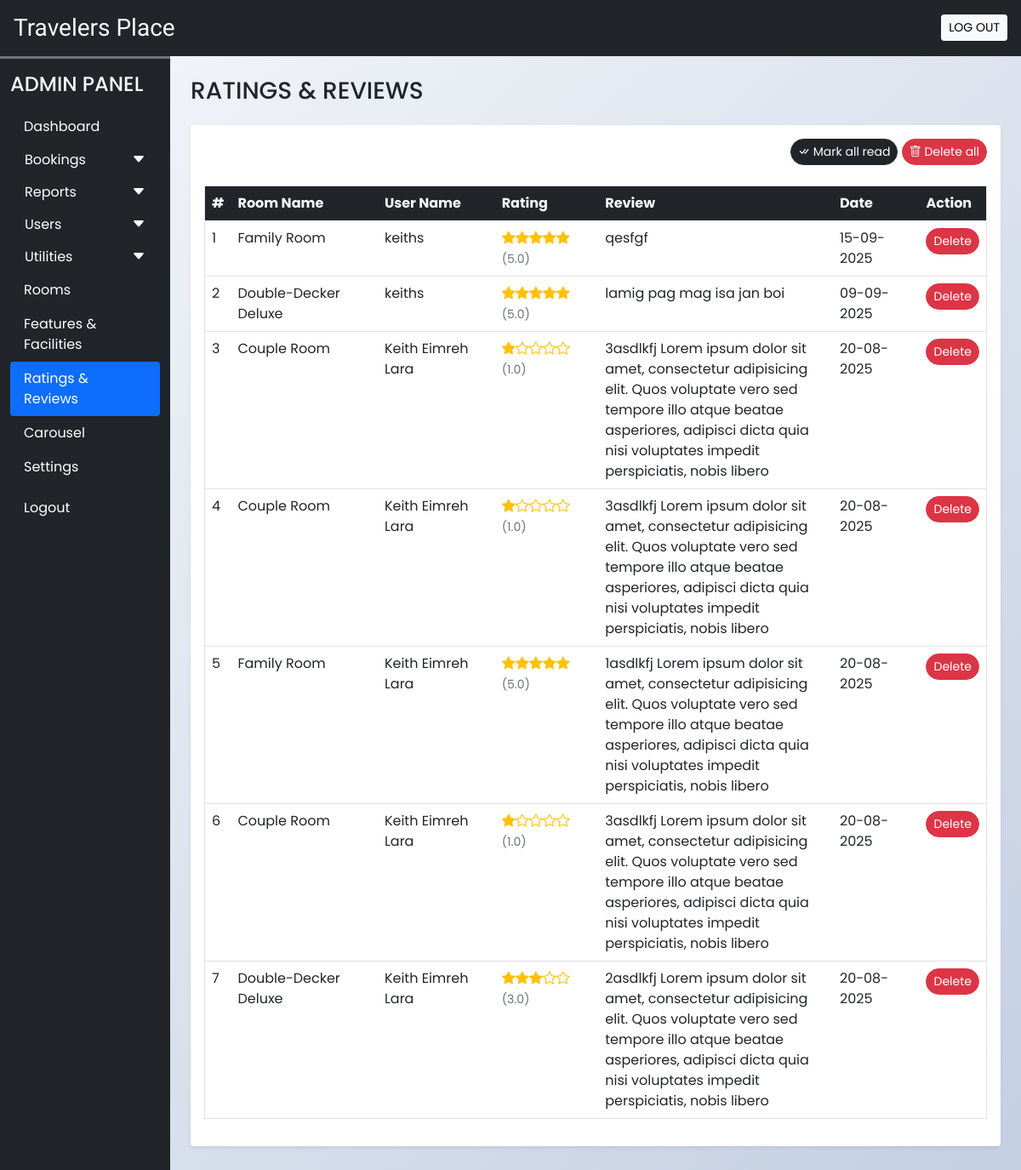
Before: /admin/rate_review.php (signed in) with the older database file.
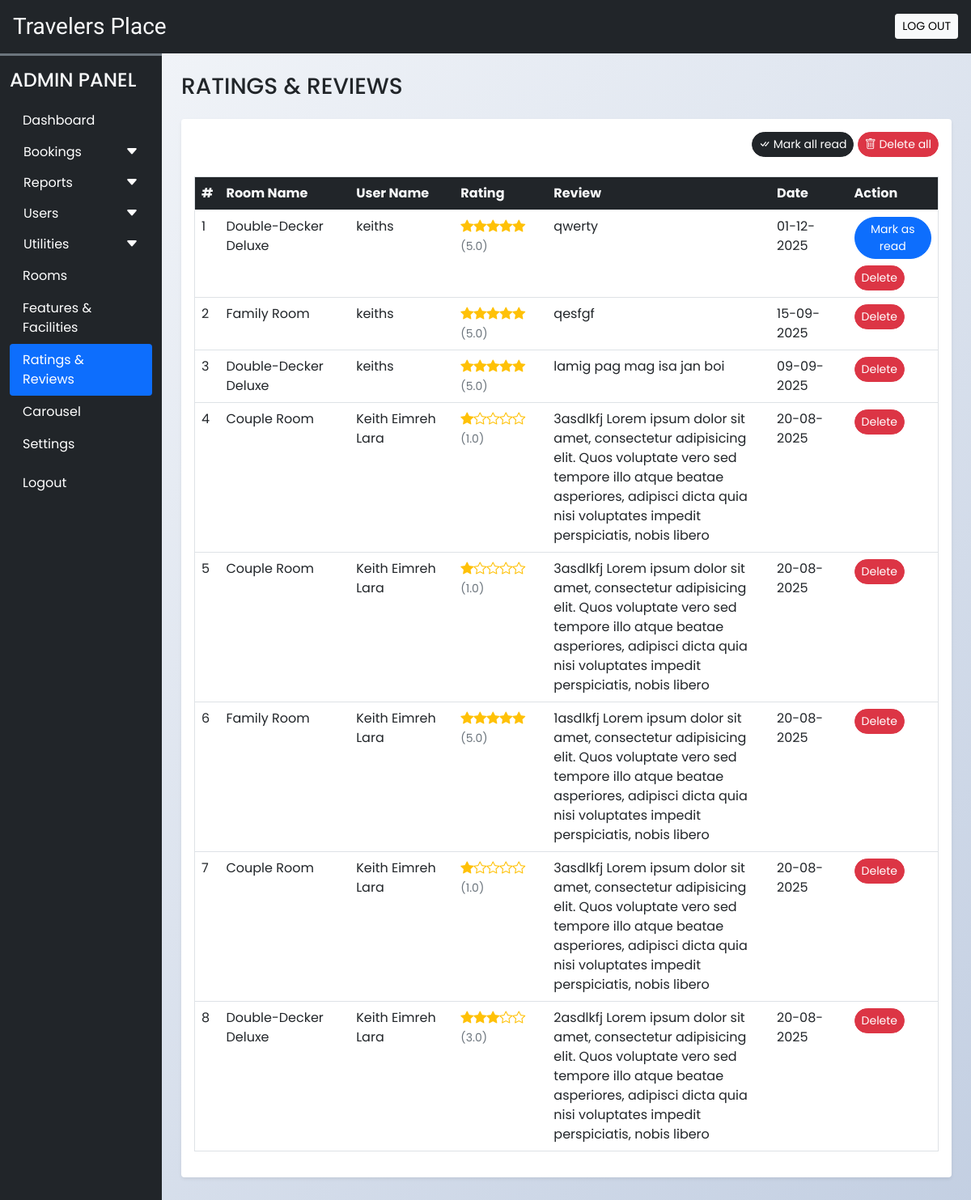
After: the same page with the newer database file.
### tables this page shows
CREATE TABLE `rating_review` (
  `sr_no` int(11) NOT NULL AUTO_INCREMENT,
  `booking_id` int(11) NOT NULL,
  `room_id` int(11) NOT NULL,
  `user_id` int(11) NOT NULL,
  `rating` int(11) NOT NULL,
  `review` varchar(200) NOT NULL,
  `seen` int(11) NOT NULL DEFAULT 0,
  `datentime` datetime NOT NULL DEFAULT current_timestamp(),
  PRIMARY KEY (`sr_no`),
  KEY `booking_id` (`booking_id`),
  KEY `room_id` (`room_id`),
  KEY `user_id` (`user_id`),
  CONSTRAINT `rating_review_ibfk_1` FOREIGN KEY (`booking_id`) REFERENCES `booking_order` (`booking_id`),
  CONSTRAINT `rating_review_ibfk_2` FOREIGN KEY (`room_id`) REFERENCES `rooms` (`id`),
  CONSTRAINT `rating_review_ibfk_3` FOREIGN KEY (`user_id`) REFERENCES `user_cred` (`id`)
);

CREATE TABLE `rooms` (
  `id` int(11) NOT NULL AUTO_INCREMENT,
  `name` varchar(150) NOT NULL,
  `area` int(11) NOT NULL,
  `price` int(11) NOT NULL,
  `quantity` int(11) NOT NULL,
  `adult` int(11) NOT NULL,
  `children` int(11) NOT NULL,
  `description` varchar(350) NOT NULL,
  `status` tinyint(4) NOT NULL DEFAULT 1,
  `removed` int(11) NOT NULL DEFAULT 0,
  `archived_at` datetime DEFAULT NULL,
  `is_archived` tinyint(1) NOT NULL DEFAULT 0,
  PRIMARY KEY (`id`)
);

CREATE TABLE `user_cred` (
  `id` int(11) NOT NULL AUTO_INCREMENT,
  `name` varchar(100) NOT NULL,
  `email` varchar(150) NOT NULL,
  `address` varchar(120) NOT NULL,
  `phonenum` varchar(100) NOT NULL,
  `pincode` int(11) NOT NULL,
  `dob` date NOT NULL,
  `profile` varchar(100) NOT NULL,
  `password` varchar(200) NOT NULL,
  `is_verified` int(11) NOT NULL DEFAULT 0,
  `token` varchar(200) DEFAULT NULL,
  `t_expire` date DEFAULT NULL,
  `status` int(11) NOT NULL DEFAULT 1,
  `datentime` datetime NOT NULL DEFAULT current_timestamp(),
  PRIMARY KEY (`id`)
);

### admin/rate_review.php (the view, shortened to what this page needs)
<?php
  function render_rating_stars($rating_raw){
    $rating = is_numeric($rating_raw) ? (float)$rating_raw : 0.0;
    $full = (int)floor($rating);
    $frac = $rating - $full;
    $half = ($frac >= 0.25 && $frac < 0.75) ? 1 : 0;
    $empty = max(0, 5 - $full - $half);
    $title = htmlspecialchars(number_format($rating, 1), ENT_QUOTES);
    $html = "<span class='text-warning' title='{$title}/5' aria-label='Rating {$title} out of 5'>";
    for($i=0;$i<$full;$i++){ $html .= "<i class='bi bi-star-fill'></i>"; }
    for($i=0;$i<$empty;$i++){ $html .= "<i class='bi bi-star'></i>"; }
    $html .= "</span> <span class='text-muted small'>({$title})</span>";
    return $html;
  }
?>
<!DOCTYPE html>
<html lang="en">
<head>
  <?php require('inc/links.php'); ?>
</head>
<body class="bg-light">
  <?php require('inc/header.php'); ?>
  <div class="container-fluid" id="main-content">
    <div class="row">
      <div class="col-lg-10 ms-auto p-4 overflow-hidden">
        <h3 class="mb-4">RATINGS & REVIEWS</h3>
        <div class="card border-0 shadow-sm mb-4">
          <div class="card-body">
            <div class="text-end mb-4">
              <a href="?seen=all" class="btn btn-dark rounded-pill shadow-none btn-sm">
                <i class="bi bi-check-all"></i> Mark all read
              </a>
              <a href="?del=all" class="btn btn-danger rounded-pill shadow-none btn-sm">
                <i class="bi bi-trash"></i> Delete all
              </a>
            </div>
            <div class="table-responsive-md">
              <table class="table table-hover border">
                <thead>
                  <tr class="bg-dark text-light">
                    <th scope="col">#</th>
                    <th scope="col">Room Name</th>
                    <th scope="col">User Name</th>
                    <th scope="col">Rating</th>
                    <th scope="col" width="30%">Review</th>
                    <th scope="col">Date</th>
                    <th scope="col">Action</th>
                  </tr>
                </thead>
                <tbody>
                  <?php
                    $q = "SELECT rr.*,uc.name AS uname, r.name AS rname FROM `rating_review` rr
                      INNER JOIN `user_cred` uc ON rr.user_id = uc.id
                      INNER JOIN `rooms` r ON rr.room_id = r.id
                      ORDER BY `sr_no` DESC";
                    $data = mysqli_query($con,$q);
                    $i=1;
                    while($row = mysqli_fetch_assoc($data))
                    {
                      $date = date('d-m-Y',strtotime($row['datentime']));
                      $rating_stars = render_rating_stars($row['rating'] ?? 0);
                      $seen='';
                      if($row['seen']!=1){
                        $seen = "<a href='?seen=$row[sr_no]' class='btn btn-sm rounded-pill btn-primary mb-2'>Mark as read</a> <br>";
                      }
                      $seen.="<a href='?del=$row[sr_no]' class='btn btn-sm rounded-pill btn-danger'>Delete</a>";
                      echo<<<query
                        <tr>
                          <td>$i</td>
                          <td>$row[rname]</td>
                          <td>$row[uname]</td>
                          <td>$rating_stars</td>
                          <td>$row[review]</td>
                          <td>$date</td>
                          <td>$seen</td>
                        </tr>
                      query;
                      $i++;
                    }
                  ?>
                </tbody>
              </table>
            </div>
          </div>
        </div>
      </div>
    </div>
  </div>
</body>
</html>

Changed rows visible on the page:
added rating_review: room.name "Double-Decker Deluxe", user.name "keiths", rating "5.0", review "qwerty", datentime "01-12-2025"
